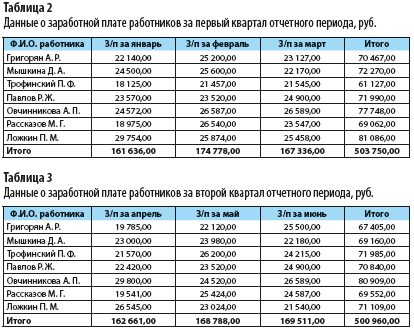
#> input picture ilovepdf_pages-to-jpg/test2.jpg, 414 x 332 px
$ python -i cellextractor.py   (imports and definitions only)
#> lines starting #> are read from the running program, lines starting #| are printed output that depends on the picture
import sys
import cv2
import numpy as np
import pytesseract
import pandas as pd
from generate_table import generate_table


# [57 lines left out: functions load_image, resize_image, binarization_image, get_contours, remove_table_lines, not called in this run]

def word_search(image, image_output):
    kernel = np.ones((2, 3), np.uint8)
    # image_temp = cv2.morphologyEx(image, cv2.MORPH_CLOSE, kernel, iterations=3)
    #kernel = np.ones((1, 5), np.uint8)
    #image_temp = cv2.dilate(image, kernel, iterations=3)
    contours = cv2.findContours(image, cv2.RETR_EXTERNAL, cv2.CHAIN_APPROX_SIMPLE)[0]
    text = []
    for contour in contours:
        x, y, w, h = cv2.boundingRect(contour)
        cropped = image_output[y:y+h, x:x+w]
        if cropped.shape[0] == 0 or cropped.shape[1] == 0:
            break
        cropped = cv2.copyMakeBorder(cropped, 10, 10, 10, 10, cv2.BORDER_CONSTANT, value=(255, 255, 255))
        #cropped = cv2.resize(cropped, (cropped.shape[1] * 3, cropped.shape[0] * 3))
        #cv2.imshow('cell', cropped)
        #cv2.waitKey()
        text.append(get_text(cropped))
    text.reverse()
    text = ''.join(text)
    return image_output, ' '.join(text.split())


def get_text(image):
    text = pytesseract.image_to_string(image, config='-l rus+eng --oem 1 --psm 7')
    return text


# [30 lines left out: function generate_tables, not called in this run]
    # cv2.imshow('invert', cropped)
    # cv2.waitKey()

>>> import cv2
>>> picture = cv2.imread('ilovepdf_pages-to-jpg/test2.jpg', cv2.IMREAD_GRAYSCALE)
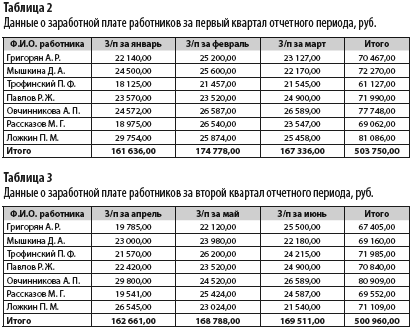
#> picture: shape (332, 414); min 21, max 255, mean 216.4
>>> result = word_search(picture, 'out.png')
#> in word_search, `contours = cv2.findContours(image, cv2.RETR_EXTERNAL, cv2.CHAIN_APPROX..`: contours = [[[0, 0], [0, 331], [413, 331], [413, 0]]]
#> the loop in word_search, `for contour in contours:` made 1 pass
#> (contour, x, y, w, h) on pass 1: ([[0, 0], [0, 331], [413, 331], [413, 0]], 0, 0, 414, 332)
#> after the loop in word_search, `for contour in contours:`: text = []
#> (the run stopped early here; a loop or call above may not have finished)
